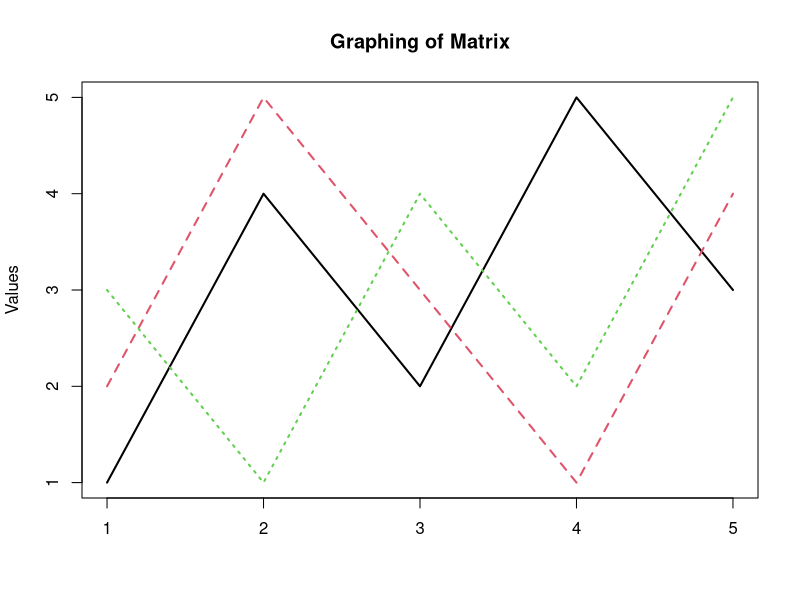
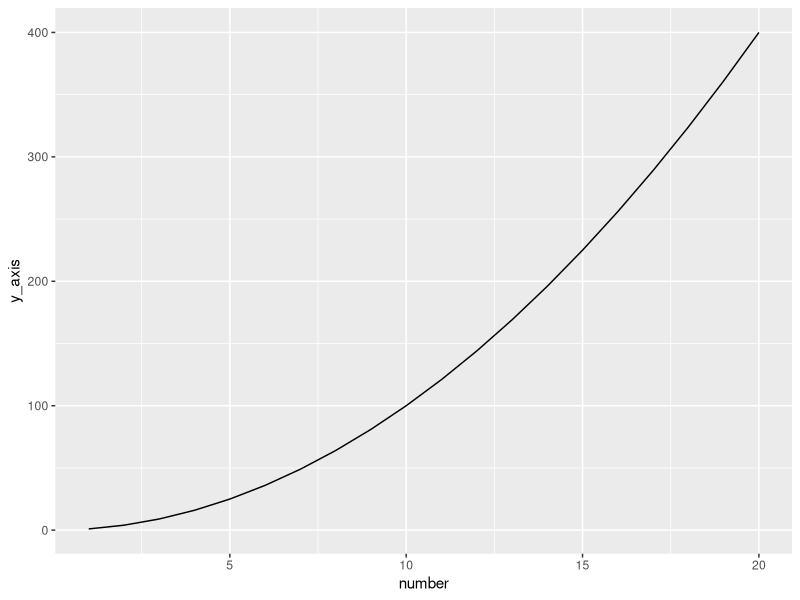
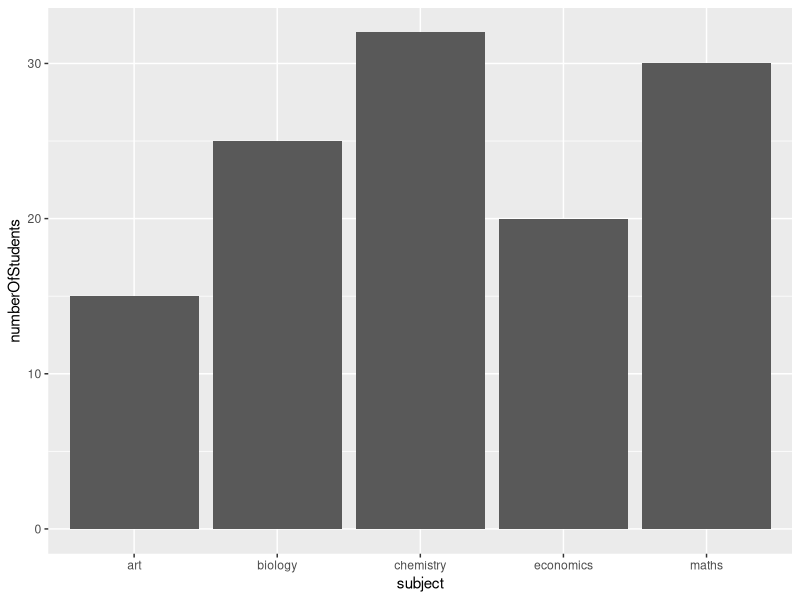

These charts were generated, in order, by the following R code:
#----------------------------Question 1 ------------------------------------#
#Write an R program to create three vectors a, b, c with 5 integers. 
#Combine the three vectors to become a 3×5 matrix where each column represents 
#a vector. Print the content of the matrix. Plot a graph and label correctly.
#create matrix
data <- (matrix(1:5, nrow = 3, ncol = 5, dimnames = list(c("A", "B", "C"), c(1, 2, 3, 4, 5))))
#print matrix
data
#plot the matrix data
matplot(t(data), type = "l",
        lwd = 2,
        main="Graphing of Matrix",
        ylab = "Values")

#----------------------------Question 2 ------------------------------------#
#2. Write a R program to create a Data frame which contain details of 5 
#employees and display the details. (Name, Age, Role and Length of service).
#create dataframe with employee details
employee_details <- data.frame(employeeName = c("Anna", "Bill", "Charlie", "Devon", "Elliot"),
                               employeeAge = c(20,23,25,26,30),
                               employeeRole = c("receptionist","receptionist","accountant","legal","accountant"),
                               lengthOfServiceYears = c(2,2,1,5,10))

#----------------------------Question 3 ------------------------------------#
#3. Import the GGPLOT 2 library and plot a graph using the qplot function. 
#X axis is the sequence of 1:20 and the y axis is the x ^ 2. 
#Label the graph appropriately. install.packages("ggplot2", dependencies = TRUE)
#install and load packages
install.packages("ggplot2")
library(ggplot2)
#create dataframe
question_3 <- data.frame(number = c(1,2,3,4,5,6,7,8,9,10,11,12,13,14,15,16,17,18,19,20),
                     y_axis = c(1,4,9,16,25,36,49,64,81,100,121,144,169,196,225,256,289,324,361,400))
#plot dataframe in line graph
ggplot(data = question_3, aes(x=number, y=y_axis))+
  geom_line()

#----------------------------Question 4 ------------------------------------#
#4. Create a simple bar plot of five subjects
#create dataframe
five_subjects <- data.frame(subject = c("maths", "biology", "chemistry", "economics", "art"),
                            numberOfStudents = c(30,25,32,20,15))
#plot dataframe in bar graph
ggplot(data = five_subjects, aes(x=subject, y=numberOfStudents))+
  geom_bar(stat = "identity")

#----------------------------Question 5 ------------------------------------#
#Write a R program to take input from the user (name and age) and display the values.
#prompt user to input information
user_name <- readline(prompt="Enter name: ")
user_age <- readline(prompt="Enter age: ")
# convert character into integer
user_age <- as.integer(user_age)
#print out outcome
print(paste("Hi,", user_name, "you are", user_age, "years old."))

#----------------------------Question 6 ------------------------------------#
#Write a R program to create a sequence of numbers from 20 to 50 and 
#find the mean of numbers from 20 to 50 and sum of numbers.
#generate sequence of numbers
numbers <- 20:50
#find the mean and sum of numbers
mean(numbers)
sum(numbers)

#----------------------------Question 7 ------------------------------------#
#Write a R program to create a vector which contains 10 random integer values 
#between -50 and +50
#randomly generate 10 integers and output
runif(10, min=-50, max=+50)
